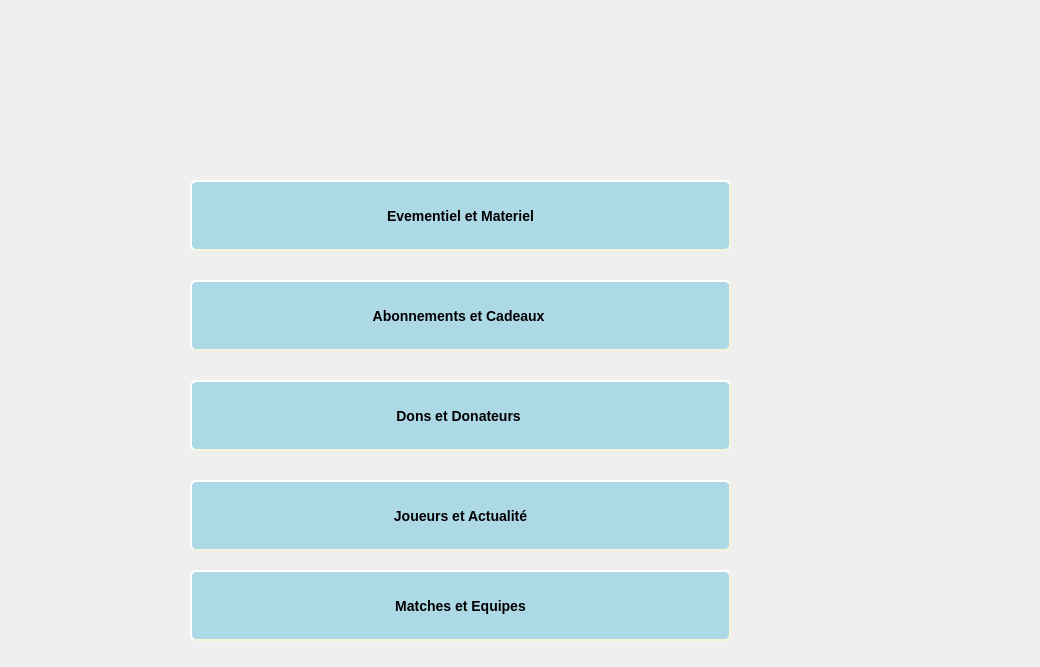
<?xml version="1.0" encoding="UTF-8"?>
<ui version="4.0">
 <class>fonctionnalite</class>
 <widget class="QDialog" name="fonctionnalite">
  <property name="geometry">
   <rect>
    <x>0</x>
    <y>0</y>
    <width>1040</width>
    <height>667</height>
   </rect>
  </property>
  <property name="windowTitle">
   <string>Dialog</string>
  </property>
  <widget class="QPushButton" name="pushButton">
   <property name="geometry">
    <rect>
     <x>190</x>
     <y>180</y>
     <width>541</width>
     <height>71</height>
    </rect>
   </property>
   <property name="styleSheet">
    <string notr="true">QPushButton#pushButton {
    background-color: lightblue;
    border-style: outset;
    border-width: 2px;
    border-radius: 6px;
    border-color: beige;
    font: bold 14px;
    min-width: 4em;
    padding: 6px;
}</string>
   </property>
   <property name="text">
    <string>Evementiel et Materiel</string>
   </property>
  </widget>
  <widget class="QPushButton" name="pushButton_2">
   <property name="geometry">
    <rect>
     <x>190</x>
     <y>280</y>
     <width>541</width>
     <height>71</height>
    </rect>
   </property>
   <property name="styleSheet">
    <string notr="true">QPushButton#pushButton_2

 {
    background-color: lightblue;
    border-style: outset;
    border-width: 2px;
    border-radius: 6px;
    border-color: beige;
    font: bold 14px;
    min-width: 4em;
    padding: 6px;
}</string>
   </property>
   <property name="text">
    <string>Abonnements et Cadeaux </string>
   </property>
  </widget>
  <widget class="QPushButton" name="pushButton_3">
   <property name="geometry">
    <rect>
     <x>190</x>
     <y>380</y>
     <width>541</width>
     <height>71</height>
    </rect>
   </property>
   <property name="styleSheet">
    <string notr="true">QPushButton#pushButton_3
 {
    background-color: lightblue;
    border-style: outset;
    border-width: 2px;
    border-radius: 6px;
    border-color: beige;
    font: bold 14px;
    min-width: 4em;
    padding: 6px;
}</string>
   </property>
   <property name="text">
    <string>Dons et Donateurs </string>
   </property>
  </widget>
  <widget class="QPushButton" name="pushButton_4">
   <property name="geometry">
    <rect>
     <x>190</x>
     <y>480</y>
     <width>541</width>
     <height>71</height>
    </rect>
   </property>
   <property name="styleSheet">
    <string notr="true">QPushButton#pushButton_4

 {
    background-color: lightblue;
    border-style: outset;
    border-width: 2px;
    border-radius: 6px;
    border-color: beige;
    font: bold 14px;
    min-width: 4em;
    padding: 6px;
}</string>
   </property>
   <property name="text">
    <string>Joueurs et Actualité</string>
   </property>
  </widget>
  <widget class="QPushButton" name="pushButton_5">
   <property name="geometry">
    <rect>
     <x>190</x>
     <y>570</y>
     <width>541</width>
     <height>71</height>
    </rect>
   </property>
   <property name="styleSheet">
    <string notr="true">QPushButton#pushButton_5
 {
    background-color: lightblue;
    border-style: outset;
    border-width: 2px;
    border-radius: 6px;
    border-color: beige;
    font: bold 14px;
    min-width: 4em;
    padding: 6px;
}</string>
   </property>
   <property name="text">
    <string>Matches et Equipes</string>
   </property>
  </widget>
  <widget class="QLabel" name="topLevelLabel">
   <property name="geometry">
    <rect>
     <x>740</x>
     <y>380</y>
     <width>301</width>
     <height>281</height>
    </rect>
   </property>
   <property name="acceptDrops">
    <bool>true</bool>
   </property>
   <property name="frameShape">
    <enum>QFrame::NoFrame</enum>
   </property>
   <property name="frameShadow">
    <enum>QFrame::Plain</enum>
   </property>
   <property name="text">
    <string notr="true"/>
   </property>
   <property name="pixmap">
    <pixmap>../logo.png</pixmap>
   </property>
   <property name="scaledContents">
    <bool>true</bool>
   </property>
   <property name="wordWrap">
    <bool>false</bool>
   </property>
  </widget>
 </widget>
 <resources/>
 <connections/>
</ui>
